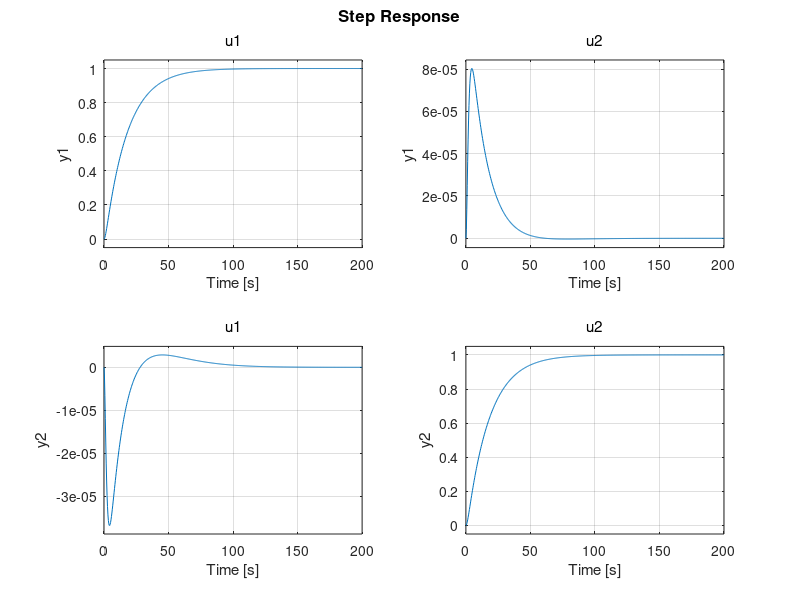
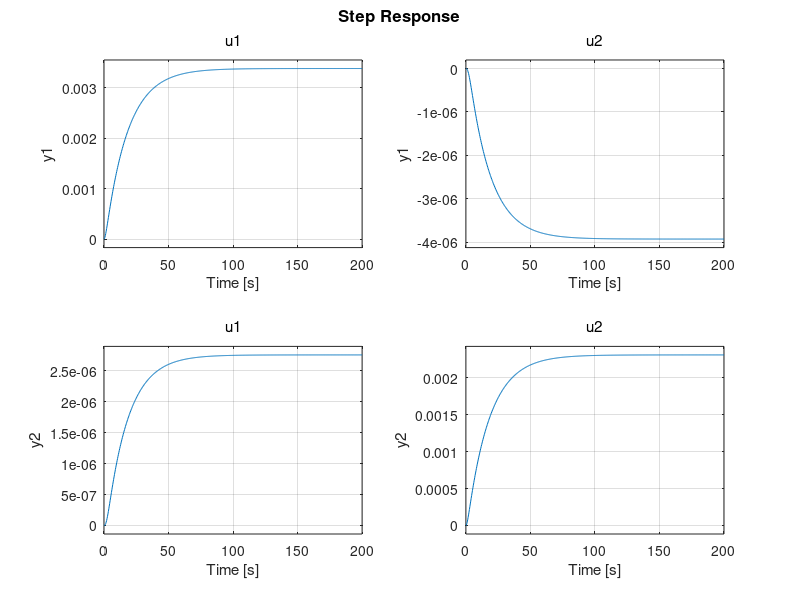

Recreate these plots in MATLAB, in order.
% Control Systems Lab (2020-2021) - Group 3 - Black Box
close all; clear all; clc;

%% Load White-Box Models
load('matrices.mat');

%% State
% Create continuous state space object
%sys = d2c(Ad,'zoh');
% Create discrete state space object
% sys = Ad
% Retrieve state matrices from whitebox model
% A = sys.A;
% B = sys.B;
% C = sys.C;
% D = sys.D;

% Check open loop eigenvalues
E = eig(A);

% Check for Controllability
Contr = ctrb(A,B);
Contr_check = length(A) - rank(Contr); % It is full rank thus controllable

% Control Law (LQR)
Q = [350 0 0 0;   % Penalize bad performance
     0 750 0 0;
     0 0 350 0;
     0 0 0 750];
R = [0.008 0; 0 0.008];  % Penalize effort
L = lqr(A,B,Q,R); % Create Gain Matrix K (LQR)

% Observer poles: P = [-0.49, -0.491, -0.49, -0.491];

% Check Closed Loop Eigenvalues;
Acl = A - B*L;
Ecl = eig(Acl)

% Close Loop System
syscl = ss(Acl, B, C, D);
figure(2);
step(syscl)

% Solve for Lr
Ldc = dcgain(syscl);
Lr = inv(Ldc); % Inverse of dcgain for scaling

% Scaled Close Loop System
syscl_lqr_scaled = ss(Acl, B*Lr, C, D);

% Run
figure(1);
step(syscl_lqr_scaled); % Closed-loop system (Continuous time)

%% Save Workspace
save('L_Lr_LQR.mat','L','Lr')
